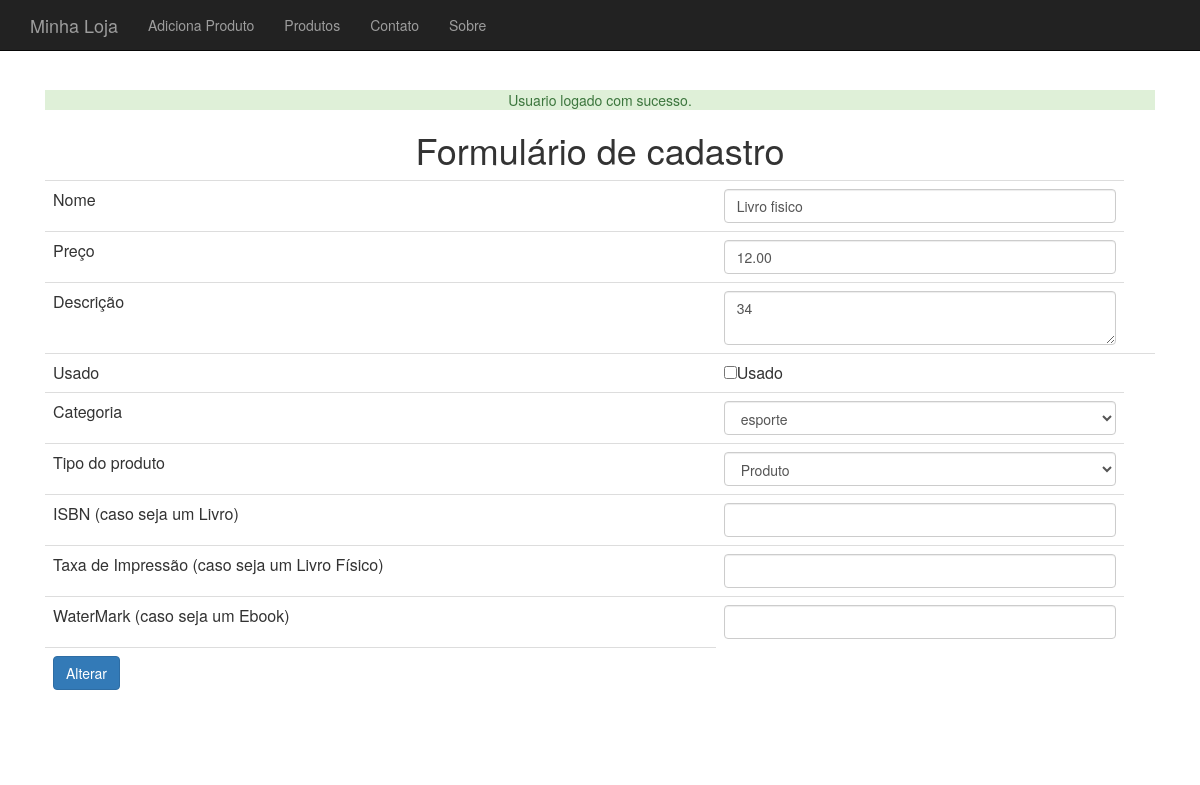
Screenshot of /produto-altera-formulario.php?id=24 (signed in) with the database file from the repository.
### tables this page shows
CREATE TABLE `produtos` (
  `id` int(11) NOT NULL,
  `nome` varchar(255) DEFAULT NULL,
  `preco` decimal(10,2) DEFAULT NULL,
  `descricao` text,
  `categoria_id` int(11) DEFAULT NULL,
  `usado` tinyint(1) DEFAULT '0',
  `isbn` varchar(255) DEFAULT NULL,
  `tipoProduto` varchar(255) DEFAULT NULL,
  `waterMark` varchar(255) DEFAULT NULL,
  `taxaImpressao` varchar(255) DEFAULT NULL
);

### class/ProdutoDAO.class.php (called while the page is built, shortened)
<?php
class ProdutoDAO {
    private $conexao;
    function __construct($conexao) {
        $this->conexao = $conexao;
    }
    function buscaProduto($id) {
        $query = "select * from produtos where id = {$id}";
        $resultado = mysqli_query($this->conexao, $query);
        $produto_array = mysqli_fetch_assoc($resultado);
        $categoria = new Categoria();
        $categoria->setId($produto_array['categoria_id']);
        $nome = $produto_array['nome'];
        $preco = $produto_array['preco'];
        $descricao = $produto_array['descricao'];
        $usado = $produto_array['usado'];
        $tipoProduto = $produto_array['tipoProduto'];
        $isbn = $produto_array['isbn'];
        if ($tipoProduto == "Livro") {
            $produto = new Livro($nome, $preco, $descricao, $categoria, $usado);
            $produto->setIsbn($isbn);
        } else {
            $produto = new Produto($nome, $preco, $descricao, $categoria, $usado);
        }
        $produto->setId($produto_array['id']);
        return $produto;
    }
}

### class/Produto.class.php (called while the page is built, shortened)
<?php
class Produto {
    private $nome;
    private $preco;
    private $descricao;
    private $categoria;
    private $usado;
    function __construct($nome, $preco, $descricao, Categoria $categoria, $usado) {
        $this->nome = $nome;
        $this->preco = $preco;
        $this->descricao = $descricao;
        $this->categoria = $categoria;
        $this->usado = $usado;
    }
    function getNome() {
        return $this->nome;
    }
    function getPreco() {
        return $this->preco;
    }
    function getDescricao() {
        return $this->descricao;
    }
    function getCategoria() {
        return $this->categoria;
    }
    function getUsado() {
        return $this->usado;
    }
    public function temIsbn() {
        return $this instanceof Livro;
    }
    function temWaterMark() {
        return $this instanceof Ebook;
    }
    function temTaxaImpressao() {
        return $this instanceof LivroFisico;
    }
}

### class/CategoriaDAO.class.php (called while the page is built, shortened)
<?php
class CategoriaDAO {
    private $conexao;
    function __construct($conexao) {
        $this->conexao = $conexao;
    }
    function listaCategorias() {
        $categorias = array();
        $resultado = mysqli_query($this->conexao, "select * from categorias");
        while ($categoria_array = mysqli_fetch_assoc($resultado)) {
            $categoria = new Categoria();
            $categoria->setId($categoria_array['id']);
            $categoria->setNome($categoria_array['nome']);
            array_push($categorias, $categoria);
        }
        return $categorias;
    }
}

### class/Categoria.class.php (called while the page is built)
<?php
class Categoria {
    private $id;
    private $nome;
    function getId() {
        return $this->id;
    }
    function getNome() {
        return $this->nome;
    }
    function setId($id) {
        $this->id = $id;
    }
    function setNome($nome) {
        $this->nome = $nome;
    }
}

### produto-formulario-base.php (the view, shortened to what this page needs)
<tr>
    <td>Nome</td>
    <td><input class="form-control" type="text" name="nome" value="<?= $produto->getNome() ?>"></td>
</tr>
<tr>
    <td>Preço</td>
    <td><input class="form-control" type="number" name="preco" value="<?= $produto->getPreco() ?>"/></td>
</tr>
<tr>
    <td>Descrição</td>
    <td><textarea name="descricao" class="form-control"><?= $produto->getDescricao() ?></textarea></td>
</tr>
<tr>
    <td>Usado</td>
    <td><input type="checkbox" name="usado" <?= $checked ?>>Usado<td>
</tr>
<tr>
    <td>Categoria</td>
    <td>
        <select name="categoria_id" class="form-control">
            <?php
            foreach ($categorias as $categoria) :
                $essaEhACategoria = $produto->getCategoria()->getId() == $categoria->getId();
                $selecao = $essaEhACategoria ? "selected='selected'" : "";
                ?>
                <option value="<?= $categoria->getId() ?>" <?= $selecao ?>>
                    <?= $categoria->getNome() ?>
                </option>
            <?php endforeach ?>
        </select>
    </td>
</tr>
<tr>
    <td>Tipo do produto</td>
    <td>
        <select name="tipoProduto" class="form-control">
            <?php
            $tipos = array("Produto", "Livro Fisico", "Ebook");
            foreach ($tipos as $tipo) :
                $tipoSemEspaco = str_replace(' ', '', $tipo);
                $esseEhOTipo = get_class($produto) == $tipoSemEspaco;
                $selecaoTipo = $esseEhOTipo ? "selected='selected'" : "";
                ?>
                    <option value="<?= $tipoSemEspaco ?>" <?= $selecaoTipo ?>>
                        <?= $tipo ?>
                    </option>
            <?php endforeach ?>
        </select>
    </td>
</tr>
<tr>
    <td>ISBN (caso seja um Livro)</td>
    <td>
        <input type="text" name="isbn" class="form-control"
               value="<?php if ($produto->temIsbn()) {
                echo $produto->getIsbn();
            } ?>" >
    </td>
</tr>
<td>Taxa de Impressão (caso seja um Livro Físico)</td>
    <td>
        <input type="text" class="form-control" name="taxaImpressao"
            value="<?php if ($produto->temTaxaImpressao()) { echo $produto->getTaxaImpressao(); } ?>" />
    </td>
<tr>
    <td>WaterMark (caso seja um Ebook)</td>
    <td>
        <input type="text" class="form-control" name="waterMark"
            value="<?php if ($produto->temWaterMark()) { echo $produto->getWaterMark(); } ?>" />
    </td>
</tr>
<tr>

### css/loja.css (style rules this page uses)
body { padding-top: 50px; }

### rows the page displays
produtos: nome "Livro fisico", preco "12.00", descricao "34"

### other values shown
$mensagem "Usuario logado com sucesso."
form field categoria_id "esporte"
form field tipoProduto "Produto"
